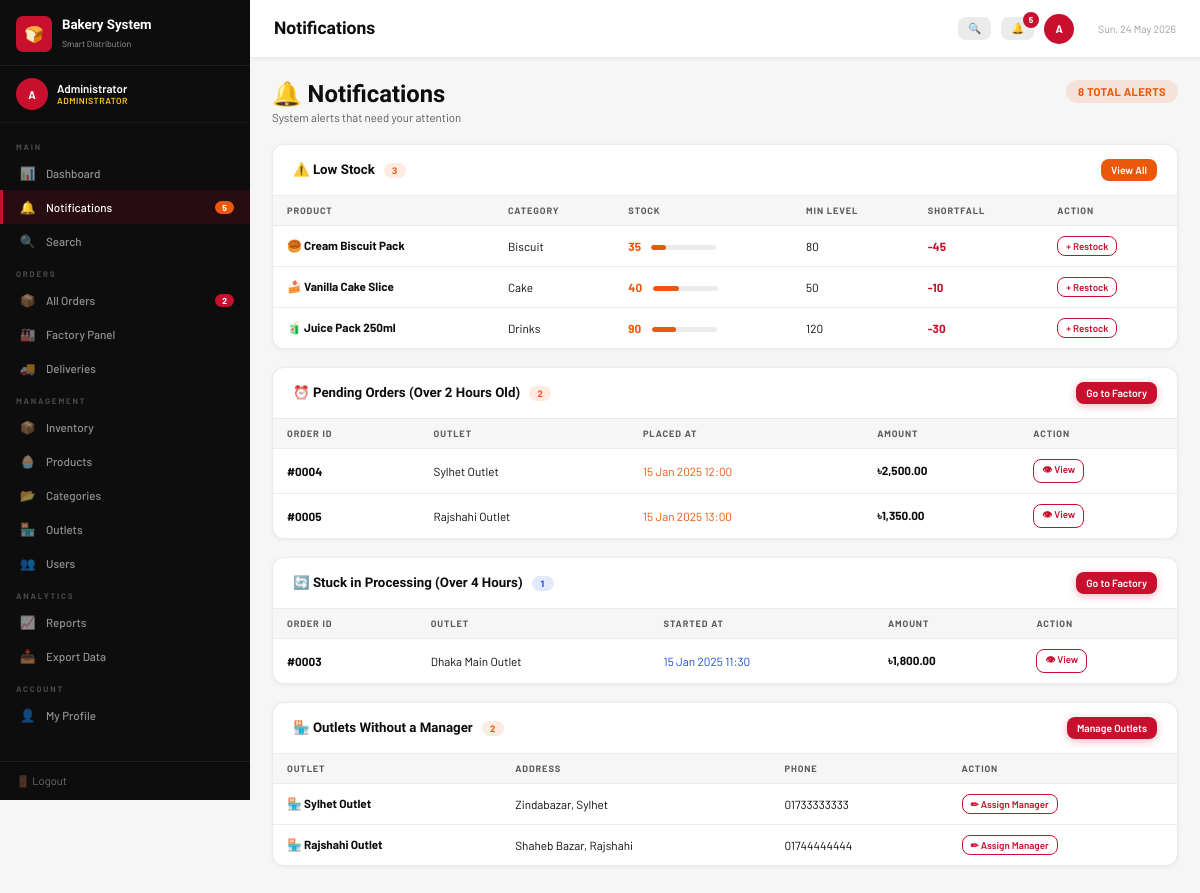
Screenshot of /notifications.php (signed in) with the database file from the repository.
### tables this page shows
CREATE TABLE products (
    id INT AUTO_INCREMENT PRIMARY KEY,
    name VARCHAR(100) NOT NULL,
    category_id INT,
    price DECIMAL(10,2) NOT NULL,
    stock INT DEFAULT 0,
    min_stock INT DEFAULT 50,
    unit VARCHAR(20) DEFAULT 'piece',
    emoji VARCHAR(10) DEFAULT '🛍',
    active TINYINT(1) DEFAULT 1,
    created_at DATETIME DEFAULT CURRENT_TIMESTAMP
);

CREATE TABLE categories (
    id INT AUTO_INCREMENT PRIMARY KEY,
    name VARCHAR(50) NOT NULL
);

CREATE TABLE orders (
    id INT AUTO_INCREMENT PRIMARY KEY,
    outlet_id INT NOT NULL,
    placed_by INT,                     
    status ENUM('pending','processing','ready','delivered','cancelled') DEFAULT 'pending',
    notes TEXT,
    total DECIMAL(10,2) DEFAULT 0,
    created_at DATETIME DEFAULT CURRENT_TIMESTAMP
);

CREATE TABLE outlets (
    id INT AUTO_INCREMENT PRIMARY KEY,
    name VARCHAR(100) NOT NULL,
    address VARCHAR(255),
    phone VARCHAR(20),
    manager_id INT,                    
    active TINYINT(1) DEFAULT 1,
    created_at DATETIME DEFAULT CURRENT_TIMESTAMP
);

### config.php (called while the page is built, shortened)
<?php
function tk($amount) {
    return '৳' . number_format($amount, 2);
}
function oid($id) {
    return '#' . str_pad($id, 4, '0', STR_PAD_LEFT);
}
?>

### notifications.php (the view, shortened to what this page needs)
<?php
require_once 'config.php';
$low_stock = $conn->query("
    SELECT p.*, c.name AS cat_name
    FROM products p
    JOIN categories c ON p.category_id = c.id
    WHERE p.stock < p.min_stock AND p.active = 1
    ORDER BY p.stock ASC
");
$out_of_stock = $conn->query("
    SELECT p.*, c.name AS cat_name
    FROM products p
    JOIN categories c ON p.category_id = c.id
    WHERE p.stock = 0 AND p.active = 1
");
$old_pending = $conn->query("
    SELECT o.*, outlet.name AS outlet_name
    FROM orders o
    JOIN outlets outlet ON o.outlet_id = outlet.id
    WHERE o.status = 'pending'
      AND o.created_at < DATE_SUB(NOW(), INTERVAL 2 HOUR)
    ORDER BY o.created_at ASC
");
$stuck_processing = $conn->query("
    SELECT o.*, outlet.name AS outlet_name
    FROM orders o
    JOIN outlets outlet ON o.outlet_id = outlet.id
    WHERE o.status = 'processing'
      AND o.created_at < DATE_SUB(NOW(), INTERVAL 4 HOUR)
    ORDER BY o.created_at ASC
");
$no_delivery = $conn->query("
    SELECT o.*, outlet.name AS outlet_name
    FROM orders o
    JOIN outlets outlet ON o.outlet_id = outlet.id
    WHERE o.status = 'ready'
      AND NOT EXISTS (SELECT 1 FROM deliveries d WHERE d.order_id = o.id)
    ORDER BY o.created_at ASC
");
$no_manager = $conn->query("
    SELECT * FROM outlets
    WHERE manager_id IS NULL AND active = 1
");
$counts = [
    'low_stock'        => $low_stock->num_rows,
    'out_of_stock'     => $out_of_stock->num_rows,
    'old_pending'      => $old_pending->num_rows,
    'stuck_processing' => $stuck_processing->num_rows,
    'no_delivery'      => $no_delivery->num_rows,
    'no_manager'       => $no_manager->num_rows,
];
$total_alerts = array_sum($counts);
include 'includes/header.php';
?>
<div class="ph">
  <div><h1>🔔 Notifications</h1><p>System alerts that need your attention</p></div>
  <?php if ($total_alerts > 0): ?>
  <span class="badge b-pend" style="font-size:.8rem;padding:5px 12px"><?= $total_alerts ?> Total Alerts</span>
  <?php else: ?>
  <span class="badge b-ok" style="font-size:.8rem;padding:5px 12px">✅ All Clear</span>
  <?php endif; ?>
</div>
<?php if ($counts['low_stock'] > 0): ?>
<div class="card">
  <div class="ch">
    <h3>⚠️ Low Stock <span class="badge b-pend" style="margin-left:6px"><?= $counts['low_stock'] ?></span></h3>
    <a href="inventory.php?filter=low" class="btn btn-w sm">View All</a>
  </div>
  <div class="tw">
    <table>
      <thead><tr><th>Product</th><th>Category</th><th>Stock</th><th>Min Level</th><th>Shortfall</th><th>Action</th></tr></thead>
      <tbody>
        <?php $low_stock->data_seek(0); while ($p = $low_stock->fetch_assoc()):
          $pct = min(100, round(($p['stock'] / max(1,$p['min_stock'])) * 50));
          $short = $p['min_stock'] - $p['stock'];
        ?>
        <tr>
          <td><?= $p['emoji'] ?> <strong><?= htmlspecialchars($p['name']) ?></strong></td>
          <td><?= htmlspecialchars($p['cat_name']) ?></td>
          <td>
            <strong style="color:var(--orange)"><?= $p['stock'] ?></strong>
            <div class="sbar"><div class="sf sf-low" style="width:<?= $pct ?>%"></div></div>
          </td>
          <td><?= $p['min_stock'] ?></td>
          <td><span style="color:var(--red);font-weight:700">-<?= $short ?></span></td>
          <td><a href="inventory.php" class="btn btn-o xs">+ Restock</a></td>
        </tr>
        <?php endwhile; ?>
      </tbody>
    </table>
  </div>
</div>
<?php endif; ?>
<?php if ($counts['old_pending'] > 0): ?>
<div class="card">
  <div class="ch">
    <h3>⏰ Pending Orders (Over 2 Hours Old) <span class="badge b-pend" style="margin-left:6px"><?= $counts['old_pending'] ?></span></h3>
    <a href="factory.php" class="btn btn-p sm">Go to Factory</a>
  </div>
  <div class="tw">
    <table>
      <thead><tr><th>Order ID</th><th>Outlet</th><th>Placed At</th><th>Amount</th><th>Action</th></tr></thead>
      <tbody>
        <?php while ($o = $old_pending->fetch_assoc()): ?>
        <tr>
          <td><strong><?= oid($o['id']) ?></strong></td>
          <td><?= htmlspecialchars($o['outlet_name']) ?></td>
          <td style="color:var(--orange)"><?= date('d M Y H:i', strtotime($o['created_at'])) ?></td>
          <td><strong><?= tk($o['total']) ?></strong></td>
          <td>
            <a href="order_detail.php?id=<?= $o['id'] ?>&back=notifications" class="btn btn-o xs">👁 View</a>
          </td>
        </tr>
        <?php endwhile; ?>
      </tbody>
    </table>
  </div>
</div>
<?php endif; ?>
<?php if ($counts['stuck_processing'] > 0): ?>
<div class="card">
  <div class="ch">
    <h3>🔄 Stuck in Processing (Over 4 Hours) <span class="badge b-proc" style="margin-left:6px"><?= $counts['stuck_processing'] ?></span></h3>
    <a href="factory.php" class="btn btn-p sm">Go to Factory</a>
  </div>
  <div class="tw">
    <table>
      <thead><tr><th>Order ID</th><th>Outlet</th><th>Started At</th><th>Amount</th><th>Action</th></tr></thead>
      <tbody>
        <?php while ($o = $stuck_processing->fetch_assoc()): ?>
        <tr>
          <td><strong><?= oid($o['id']) ?></strong></td>
          <td><?= htmlspecialchars($o['outlet_name']) ?></td>
          <td style="color:var(--blue)"><?= date('d M Y H:i', strtotime($o['created_at'])) ?></td>
          <td><strong><?= tk($o['total']) ?></strong></td>
          <td>
            <a href="order_detail.php?id=<?= $o['id'] ?>&back=notifications" class="btn btn-o xs">👁 View</a>
          </td>
        </tr>
        <?php endwhile; ?>
      </tbody>
    </table>
  </div>
</div>
<?php endif; ?>
<?php if ($counts['no_manager'] > 0): ?>
<div class="card">
  <div class="ch">
    <h3>🏪 Outlets Without a Manager <span class="badge b-pend" style="margin-left:6px"><?= $counts['no_manager'] ?></span></h3>
    <a href="outlets.php" class="btn btn-p sm">Manage Outlets</a>
  </div>
  <div class="tw">
    <table>
      <thead><tr><th>Outlet</th><th>Address</th><th>Phone</th><th>Action</th></tr></thead>
      <tbody>
        <?php while ($o = $no_manager->fetch_assoc()): ?>
        <tr>
          <td><strong>🏪 <?= htmlspecialchars($o['name']) ?></strong></td>
          <td><?= htmlspecialchars($o['address']) ?></td>
          <td><?= htmlspecialchars($o['phone']) ?></td>
          <td><a href="outlets.php" class="btn btn-o xs">✏ Assign Manager</a></td>
        </tr>
        <?php endwhile; ?>
      </tbody>
    </table>
  </div>
</div>
<?php endif; ?>
<?php include 'includes/footer.php'; ?>

### style.css (style rules this page uses)
:root { --red: #C8102E; --red2: #9B0B22; --black: #0D0D0D; --dark: #1A1A1A; --gold: #F5C518; --white: #fff; --g100: #F6F6F6; --g200: #EBEBEB; --g300: #D4D4D4; --g400: #9E9E9E; --g600: #5A5A5A; --green: #16A34A; --orange: #EA580C; --blue: #1D4ED8; --sw: 250px; --hh: 58px; --r: 8px; }
*, *::before, *::after { box-sizing: border-box; margin: 0; padding: 0; }
html { font-size: 14px; }
body { font-family: 'Barlow', sans-serif; background: var(--g100); color: var(--black); min-height: 100vh; }
h1,h2,h3,h4 { font-family: 'Barlow Condensed', sans-serif; font-weight: 700; line-height: 1.2; }
a { color: var(--red); text-decoration: none; }
.card { background:#fff; border-radius:12px; border:1px solid var(--g200); box-shadow:0 1px 4px rgba(0,0,0,.06); overflow:hidden; margin-bottom:18px; }
.ch { padding:14px 20px; border-bottom:1px solid var(--g200); display:flex; align-items:center; justify-content:space-between; gap:10px; }
.ch h3 { font-size:.95rem; }
.tw { overflow-x:auto; }
table { width:100%; border-collapse:collapse; font-size:.84rem; }
thead th { background:var(--g100); color:var(--g600); font-size:.66rem; font-weight:700; letter-spacing:.9px; text-transform:uppercase; padding:9px 14px; text-align:left; white-space:nowrap; border-bottom:1px solid var(--g200); }
tbody tr { border-bottom:1px solid var(--g200); transition:.1s; }
tbody tr:last-child { border-bottom:none; }
tbody td { padding:10px 14px; vertical-align:middle; }
.badge { display:inline-block; padding:2px 8px; border-radius:20px; font-size:.66rem; font-weight:700; letter-spacing:.3px; text-transform:uppercase; white-space:nowrap; }
.b-pend { background:rgba(234,88,12,.12); color:var(--orange); }
.b-proc { background:rgba(29,78,216,.12); color:var(--blue); }
.btn { display:inline-flex; align-items:center; gap:5px; padding:7px 14px; border-radius:var(--r); font-family:'Barlow',sans-serif; font-size:.8rem; font-weight:600; cursor:pointer; border:none; transition:.15s; white-space:nowrap; text-decoration:none; }
.btn-p { background:var(--red); color:#fff; box-shadow:0 2px 8px rgba(200,16,46,.3); }
.btn-o { background:transparent; border:1.5px solid var(--red); color:var(--red); }
.btn-w { background:var(--orange); color:#fff; }
.sm { padding:5px 10px; font-size:.74rem; }
.xs { padding:3px 8px; font-size:.7rem; }
.sbar { height:5px; background:var(--g200); border-radius:3px; overflow:hidden; width:65px; display:inline-block; vertical-align:middle; margin-left:8px; }
.sf { height:100%; border-radius:3px; }
.sf-low { background:var(--orange); }
.ph { display:flex; align-items:flex-start; justify-content:space-between; margin-bottom:20px; gap:13px; flex-wrap:wrap; }
.ph h1 { font-size:1.7rem; }
.ph p { color:var(--g600); font-size:.82rem; margin-top:2px; }

### rows the page displays
products: emoji "🥮", name "Cream Biscuit Pack", category.name "Biscuit", stock "35", min_stock "80", short "45"
products: emoji "🍰", name "Vanilla Cake Slice", category.name "Cake", stock "40", min_stock "50", short "10", category "2", active "1"
products: emoji "🧃", name "Juice Pack 250ml", category.name "Drinks", stock "90", min_stock "120", short "30"
orders: id "#0004", outlet.name "Sylhet Outlet", created_at "15 Jan 2025 12:00", total "৳2,500.00"
orders: id "#0005", outlet.name "Rajshahi Outlet", created_at "15 Jan 2025 13:00", total "৳1,350.00"
orders: id "#0003", outlet.name "Dhaka Main Outlet", created_at "15 Jan 2025 11:30", total "৳1,800.00"
outlets: name "Sylhet Outlet", address "Zindabazar, Sylhet", phone "01733333333"
outlets: name "Rajshahi Outlet", address "Shaheb Bazar, Rajshahi", phone "01744444444"

### other values shown
$initials "A"
$user_name "Administrator"
$role_label "ADMINISTRATOR"
$section_name "MAIN"
$icon "📊"
$label "Dashboard"
$icon "🔔"
$label "Notifications"
$notif_count "5"
$icon "🔍"
$label "Search"
$section_name "ORDERS"
$icon "📦"
$label "All Orders"
$pending_count "2"
